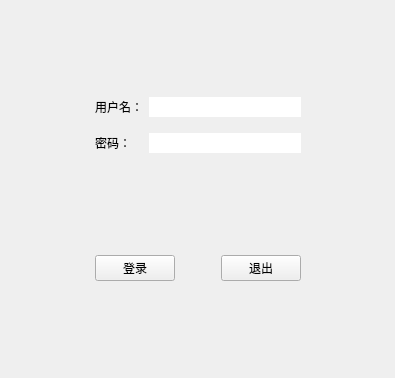
<?xml version="1.0" encoding="UTF-8"?>
<ui version="4.0">
 <class>MainWindow</class>
 <widget class="QMainWindow" name="MainWindow">
  <property name="geometry">
   <rect>
    <x>0</x>
    <y>0</y>
    <width>395</width>
    <height>378</height>
   </rect>
  </property>
  <property name="windowTitle">
   <string>MainWindow</string>
  </property>
  <widget class="QWidget" name="centralwidget">
   <layout class="QGridLayout" name="gridLayout_3">
    <item row="1" column="0">
     <spacer name="horizontalSpacer">
      <property name="orientation">
       <enum>Qt::Horizontal</enum>
      </property>
      <property name="sizeHint" stdset="0">
       <size>
        <width>40</width>
        <height>20</height>
       </size>
      </property>
     </spacer>
    </item>
    <item row="2" column="1">
     <spacer name="verticalSpacer">
      <property name="orientation">
       <enum>Qt::Vertical</enum>
      </property>
      <property name="sizeHint" stdset="0">
       <size>
        <width>20</width>
        <height>40</height>
       </size>
      </property>
     </spacer>
    </item>
    <item row="3" column="1">
     <widget class="QWidget" name="widget_2" native="true">
      <layout class="QGridLayout" name="gridLayout_2">
       <item row="0" column="0">
        <widget class="QPushButton" name="signinpb">
         <property name="text">
          <string>登录</string>
         </property>
        </widget>
       </item>
       <item row="0" column="2">
        <widget class="QPushButton" name="exitpb">
         <property name="text">
          <string>退出</string>
         </property>
        </widget>
       </item>
       <item row="0" column="1">
        <spacer name="horizontalSpacer_5">
         <property name="orientation">
          <enum>Qt::Horizontal</enum>
         </property>
         <property name="sizeHint" stdset="0">
          <size>
           <width>40</width>
           <height>20</height>
          </size>
         </property>
        </spacer>
       </item>
      </layout>
     </widget>
    </item>
    <item row="1" column="2">
     <spacer name="horizontalSpacer_3">
      <property name="orientation">
       <enum>Qt::Horizontal</enum>
      </property>
      <property name="sizeHint" stdset="0">
       <size>
        <width>40</width>
        <height>20</height>
       </size>
      </property>
     </spacer>
    </item>
    <item row="3" column="0">
     <spacer name="horizontalSpacer_2">
      <property name="orientation">
       <enum>Qt::Horizontal</enum>
      </property>
      <property name="sizeHint" stdset="0">
       <size>
        <width>40</width>
        <height>20</height>
       </size>
      </property>
     </spacer>
    </item>
    <item row="3" column="2">
     <spacer name="horizontalSpacer_4">
      <property name="orientation">
       <enum>Qt::Horizontal</enum>
      </property>
      <property name="sizeHint" stdset="0">
       <size>
        <width>40</width>
        <height>20</height>
       </size>
      </property>
     </spacer>
    </item>
    <item row="0" column="1">
     <spacer name="verticalSpacer_2">
      <property name="orientation">
       <enum>Qt::Vertical</enum>
      </property>
      <property name="sizeHint" stdset="0">
       <size>
        <width>20</width>
        <height>40</height>
       </size>
      </property>
     </spacer>
    </item>
    <item row="1" column="1">
     <widget class="QWidget" name="widget" native="true">
      <layout class="QGridLayout" name="gridLayout">
       <item row="2" column="1">
        <widget class="QLineEdit" name="signinpassword">
         <property name="frame">
          <bool>false</bool>
         </property>
         <property name="echoMode">
          <enum>QLineEdit::Password</enum>
         </property>
        </widget>
       </item>
       <item row="0" column="0">
        <widget class="QLabel" name="label">
         <property name="text">
          <string>用户名：</string>
         </property>
        </widget>
       </item>
       <item row="0" column="1">
        <widget class="QLineEdit" name="username">
         <property name="mouseTracking">
          <bool>true</bool>
         </property>
         <property name="frame">
          <bool>false</bool>
         </property>
         <property name="echoMode">
          <enum>QLineEdit::Normal</enum>
         </property>
        </widget>
       </item>
       <item row="2" column="0">
        <widget class="QLabel" name="label_2">
         <property name="text">
          <string>密码：</string>
         </property>
        </widget>
       </item>
       <item row="1" column="1">
        <spacer name="verticalSpacer_4">
         <property name="orientation">
          <enum>Qt::Vertical</enum>
         </property>
         <property name="sizeType">
          <enum>QSizePolicy::Fixed</enum>
         </property>
         <property name="sizeHint" stdset="0">
          <size>
           <width>20</width>
           <height>10</height>
          </size>
         </property>
        </spacer>
       </item>
      </layout>
     </widget>
    </item>
    <item row="4" column="1">
     <spacer name="verticalSpacer_3">
      <property name="orientation">
       <enum>Qt::Vertical</enum>
      </property>
      <property name="sizeHint" stdset="0">
       <size>
        <width>20</width>
        <height>40</height>
       </size>
      </property>
     </spacer>
    </item>
   </layout>
  </widget>
 </widget>
 <resources/>
 <connections/>
</ui>
